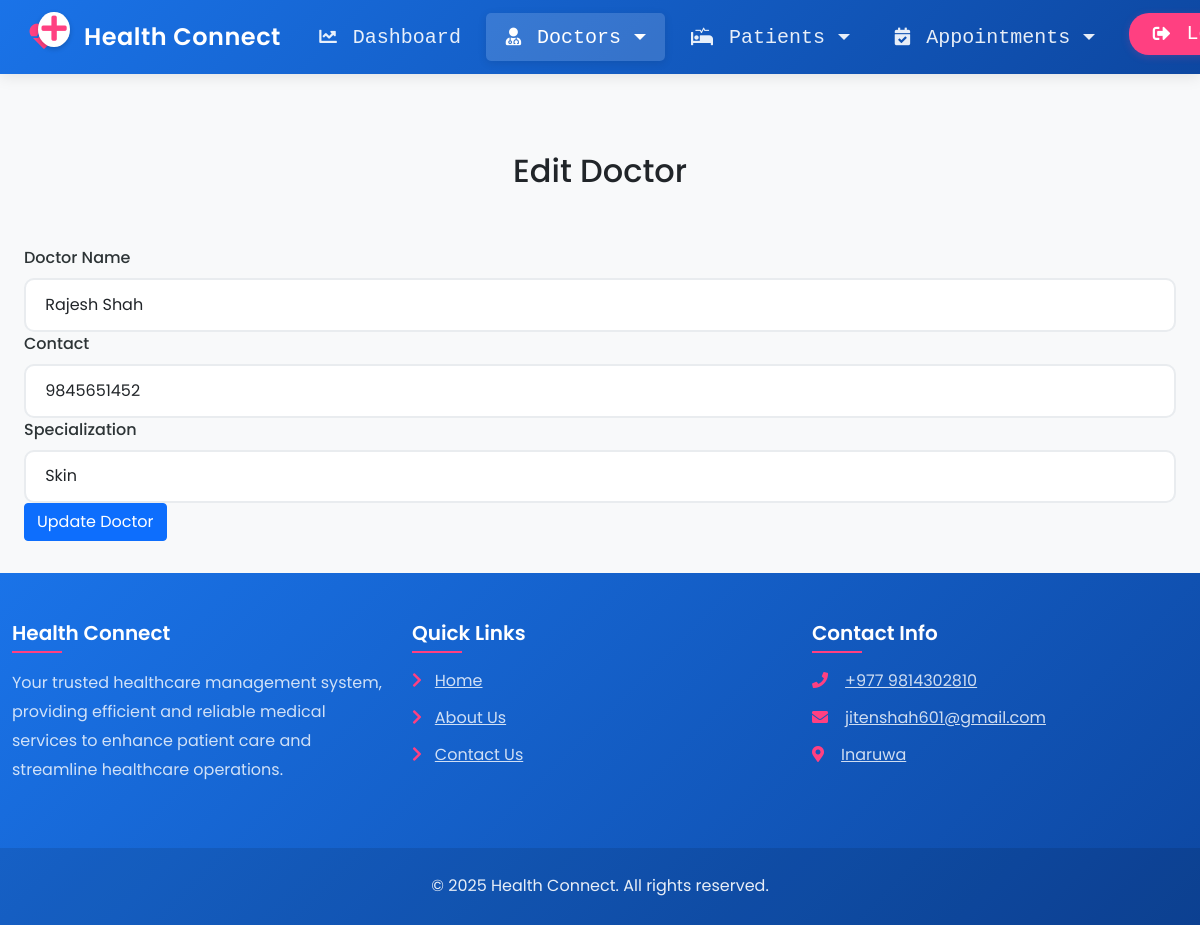
Page /edit_doctor/1/ (signed in) on the committed database.
### Health/models.py (models this page shows, shortened)
class Doctor(models.Model):
    name = models.CharField(max_length=50)
    mobile = models.IntegerField(max_length=15)
    special = models.CharField(max_length=50)

### Health/views.py (the view, shortened to what this page needs)
# urls.py: path('edit_doctor/<int:pid>/', Edit_Doctor, name='edit_doctor'),
def Edit_Doctor(request, pid):
    if not request.user.is_staff:
        return redirect('login')
    doctor = get_object_or_404(Doctor, id=pid)
    error = ""
    d = {'doctor': doctor, 'error': error}
    return render(request, 'edit_doctor.html', d)

### Health/templates/edit_doctor.html (shortened to what this page needs)
{% extends 'navigationbar.html' %}
{% load static %}
{% block body %}
<div class="container" style="margin-top: 50px">
  <h2 class="text-center">Edit Doctor</h2>
  <br><br>
  <form method="post" action="{% url 'edit_doctor' doctor.id %}" id="doctorForm">
    <div class="form-group">
      <label for="name">Doctor Name</label>
      <input type="text" id="name" class="form-control" name="name" value="{{ doctor.name }}" required>
    </div>
    <div class="form-group">
      <label for="mobile">Contact</label>
      <input type="text" id="mobile" class="form-control" name="mobile" value="{{ doctor.mobile }}" required>
    </div>
    <div class="form-group">
      <label for="special">Specialization</label>
      <input type="text" id="special" class="form-control" name="special" value="{{ doctor.special }}" required>
    </div>
    <button type="submit" class="btn btn-primary btn-block">Update Doctor</button>
  </form>
</div>
{% endblock %}

### Health/static/css/mystyle.css (style rules this page uses)
:root { --primary-color: #1a73e8; --secondary-color: #34a853; --accent-color: #fbbc04; --danger-color: #ea4335; --light-bg: #f8f9fa; --dark-bg: #2d3436; --text-primary: #2d3436; --text-secondary: #636e72; --border-color: #e9ecef; --hover-color: #f1f3f4; --shadow-sm: 0 2px 4px rgba(0,0,0,0.05); --shadow-md: 0 4px 6px rgba(0,0,0,0.1); --shadow-lg: 0 10px 15px rgba(0,0,0,0.1); }
body { font-family: 'Poppins', sans-serif; background-color: #f8f9fa; padding-top: 70px; min-height: 100vh; display: flex; flex-direction: column; }
.container { max-width: 1200px; margin: 0 auto; }
.form-group label { font-weight: 500; color: #2d3436; margin-bottom: 0.5rem; }
.form-control { padding: 0.8rem 1.2rem; border: 2px solid #e9ecef; border-radius: 10px; font-size: 1rem; transition: all 0.3s ease; }

### Health/static/css/navbar.css (style rules this page uses)
body { font-family: 'Poppins', sans-serif; background-color: #f8f9fa; padding-top: 70px; min-height: 100vh; display: flex; flex-direction: column; }
.container { max-width: 1200px; margin: 0 auto; }

### rows in the picture
Doctor: name "Rajesh Shah", mobile "9845651452", special "Skin"
